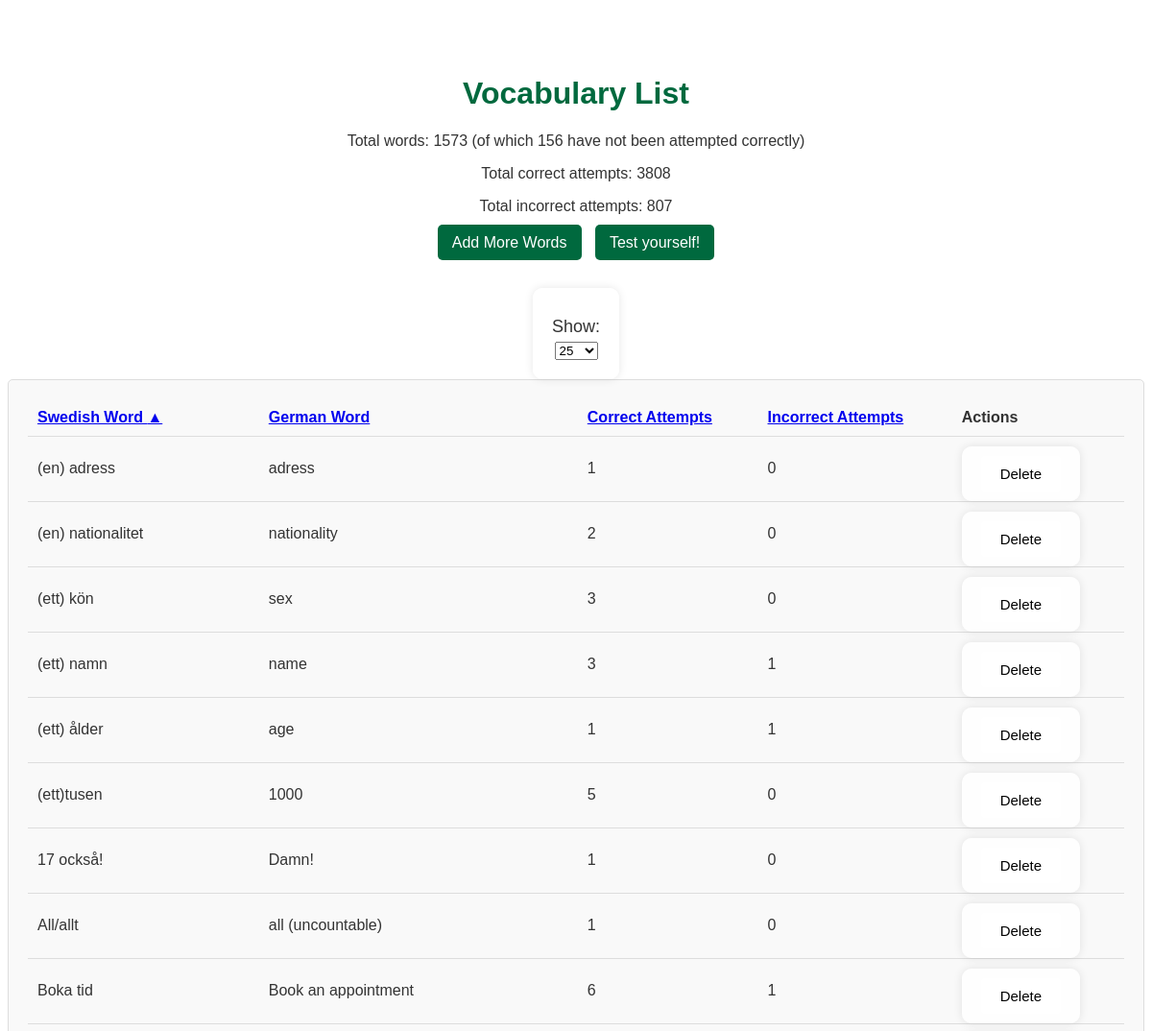
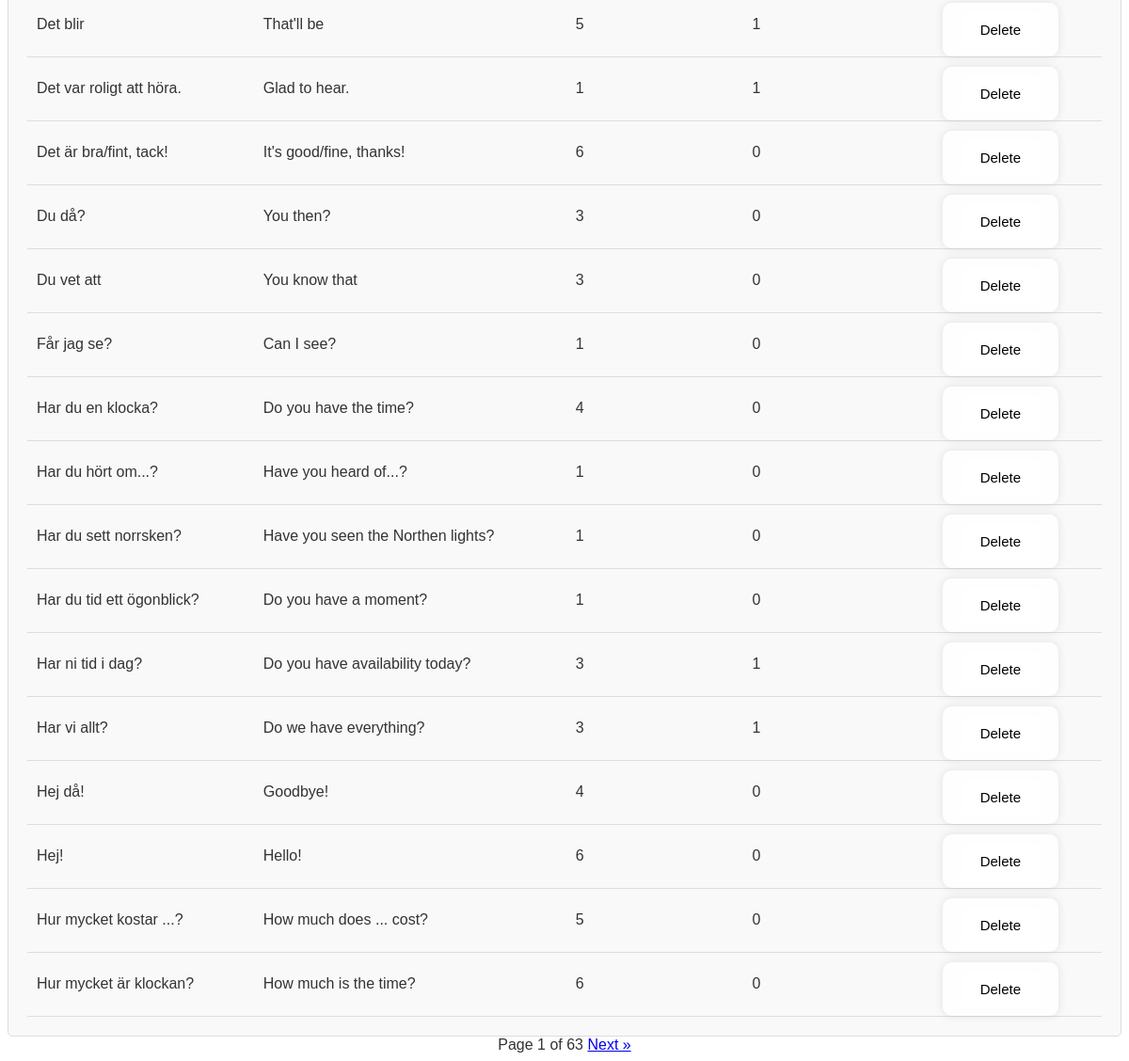
Screenshot of /vocabulary with the database file from the repository (2 pictures, top to bottom).
### tables this page shows
CREATE TABLE vocabulary (
                id INTEGER PRIMARY KEY AUTOINCREMENT,
                swedish_word TEXT NOT NULL,
                german_word TEXT NOT NULL
            );

### app.py (the view)
@app.route('/vocabulary')
def vocabulary():
    sort_by = request.args.get('sort_by', 'swedish_word')
    sort_order = request.args.get('sort_order', 'asc')
    per_page = int(request.args.get('per_page', 25))  # Default to 25 items per page
    page = int(request.args.get('page', 1))
    offset = (page - 1) * per_page
    with sqlite3.connect('database.db') as conn:
        cursor = conn.cursor()
        cursor.execute('SELECT COUNT(*) FROM vocabulary')
        total_items = cursor.fetchone()[0]
        query = f'''
            SELECT v.swedish_word, v.german_word,
                   COALESCE(a.correct_attempts, 0) AS correct_attempts,
                   COALESCE(a.incorrect_attempts, 0) AS incorrect_attempts,
                   v.id
            FROM vocabulary v
            LEFT JOIN attempts a ON v.id = a.word_id
            ORDER BY {sort_by} {sort_order}
            LIMIT ? OFFSET ?
        '''
        cursor.execute(query, (per_page, offset))
        words = cursor.fetchall()
        cursor.execute('SELECT COUNT(*), SUM(correct_attempts), SUM(incorrect_attempts) FROM attempts')
        totals = cursor.fetchone()
        total_words = totals[0]
        total_correct_attempts = totals[1] if totals[1] is not None else 0
        total_incorrect_attempts = totals[2] if totals[2] is not None else 0
        cursor.execute('SELECT COUNT(*) FROM vocabulary v LEFT JOIN attempts a ON v.id = a.word_id WHERE a.correct_attempts = 0')
        not_guessed_correctly = cursor.fetchone()[0]
    total_pages = (total_items + per_page - 1) // per_page  # Calculate total pages
    return render_template('vocabulary.html',
                           words=words,
                           page=page,
                           per_page=per_page,
                           total_pages=total_pages,
                           total_words=total_words,
                           total_correct_attempts=total_correct_attempts,
                           total_incorrect_attempts=total_incorrect_attempts,
                           not_guessed_correctly=not_guessed_correctly,
                           sort_by=sort_by,
                           sort_order=sort_order)

### templates/vocabulary.html (shortened to what this page needs)
<!DOCTYPE html>
<html lang="en">
<head>
    <link rel="stylesheet" href="{{ url_for('static', filename='style.css') }}">
</head>
<body>
    <center>
        <h1>Vocabulary List</h1>
        <p>Total words: {{ total_words }} (of which {{ not_guessed_correctly }} have not been attempted correctly)</p>
        <p>Total correct attempts: {{ total_correct_attempts }}</p>
        <p>Total incorrect attempts: {{ total_incorrect_attempts }}</p>
        <nav>
            <a href="{{ url_for('index') }}">Add More Words</a>
            <a href="{{ url_for('test') }}">Test yourself!</a>
        </nav>
        <form method="get" action="{{ url_for('vocabulary') }}">
            <label for="per_page">Show:</label>
            <select name="per_page" id="per_page" onchange="this.form.submit()">
                <option value="25" {% if per_page == 25 %}selected{% endif %}>25</option>
            </select>
        </form>
        <div class="section-content active">
            <table class="content-table">
                <thead>
                    <tr>
                        <th>
                            <a href="{{ url_for('vocabulary', sort_by='swedish_word', sort_order='asc' if sort_by != 'swedish_word' or sort_order == 'desc' else 'desc', per_page=per_page) }}">
                                Swedish Word {% if sort_by == 'swedish_word' %}{{ '▲' if sort_order == 'asc' else '▼' }}{% endif %}
                            </a>
                        </th>
                        <th>
                            <a href="{{ url_for('vocabulary', sort_by='german_word', sort_order='asc' if sort_by != 'german_word' or sort_order == 'desc' else 'desc', per_page=per_page) }}">
                                German Word {% if sort_by == 'german_word' %}{{ '▲' if sort_order == 'asc' else '▼' }}{% endif %}
                            </a>
                        </th>
                        <th>
                            <a href="{{ url_for('vocabulary', sort_by='correct_attempts', sort_order='asc' if sort_by != 'correct_attempts' or sort_order == 'desc' else 'desc', per_page=per_page) }}">
                                Correct Attempts {% if sort_by == 'correct_attempts' %}{{ '▲' if sort_order == 'asc' else '▼' }}{% endif %}
                            </a>
                        </th>
                        <th>
                            <a href="{{ url_for('vocabulary', sort_by='incorrect_attempts', sort_order='asc' if sort_by != 'incorrect_attempts' or sort_order == 'desc' else 'desc', per_page=per_page) }}">
                                Incorrect Attempts {% if sort_by == 'incorrect_attempts' %}{{ '▲' if sort_order == 'asc' else '▼' }}{% endif %}
                            </a>
                        </th>
                        <th>Actions</th>
                    </tr>
                </thead>
                <tbody>
                    {% for swedish, german, correct_attempts, incorrect_attempts, word_id in words %}
                    <tr>
                        <td>{{ swedish }}</td>
                        <td>{{ german }}</td>
                        <td>{{ correct_attempts }}</td>
                        <td>{{ incorrect_attempts }}</td>
                        <td>
                            <form action="{{ url_for('delete_word', word_id=word_id) }}" method="post" style="display:inline;">
                                <button type="submit" class="delete-button">Delete</button>
                            </form>
                        </td>
                    </tr>
                    {% endfor %}
                </tbody>
            </table>
        </div>
        <div class="pagination">
            <span>Page {{ page }} of {{ total_pages }}</span>
            {% if page < total_pages %}
            <a href="{{ url_for('vocabulary', page=page+1, per_page=per_page, sort_by=sort_by, sort_order=sort_order) }}">Next &raquo;</a>
            {% endif %}
        </div>
    </center>
</body>
</html>

### static/style.css (style rules this page uses)
body { font-family: Arial, sans-serif; background: url('/static/Images/SwedishHut.jpg') no-repeat center center fixed; background-size: cover; color: #333; text-align: center; padding-top: 50px; }
h1 { color: #00693e; }
form { display: inline-block; background: rgba(255, 255, 255, 0.8); padding: 20px; border-radius: 10px; box-shadow: 0 0 10px rgba(0, 0, 0, 0.1); }
label { display: block; margin: 10px 0 5px; font-size: 18px; }
button { padding: 10px 20px; font-size: 16px; color: #fff; background-color: #00693e; border: none; border-radius: 5px; cursor: pointer; margin-top: 10px; }
nav { margin-top: 20px; }
nav a { text-decoration: none; padding: 10px 15px; background-color: #00693e; color: #fff; border-radius: 5px; margin: 0 5px; }
.delete-button { padding: 3 2px; font-size: 15px; color: #000; background-color: #FFF; border: none; border-radius: 3px; cursor: pointer; }
.content-table { width: 100%; border-collapse: collapse; }
.content-table th, .content-table td { padding: 10px; text-align: left; border-bottom: 1px solid #ddd; }
.section-content { display: none; background-color: #f9f9f9; padding: 20px; border: 1px solid #ddd; border-radius: 5px; }
.section-content.active { display: block; }

### rows the page displays
vocabulary: swedish_word "(en) adress", german_word "adress", correct_attempts "1", incorrect_attempts "0"
vocabulary: swedish_word "(en) nationalitet", german_word "nationality", correct_attempts "2", incorrect_attempts "0"
vocabulary: swedish_word "(ett) kön", german_word "sex", correct_attempts "3", incorrect_attempts "0"
vocabulary: swedish_word "(ett) namn", german_word "name", correct_attempts "3", incorrect_attempts "1"
vocabulary: swedish_word "(ett) ålder", german_word "age", correct_attempts "1", incorrect_attempts "1"
vocabulary: swedish_word "(ett)tusen", german_word "1000", correct_attempts "5", incorrect_attempts "0"
vocabulary: swedish_word "17 också!", german_word "Damn!", correct_attempts "1", incorrect_attempts "0"
vocabulary: swedish_word "All/allt", german_word "all (uncountable)", correct_attempts "1", incorrect_attempts "0"
vocabulary: swedish_word "Boka tid", german_word "Book an appointment", correct_attempts "6", incorrect_attempts "1"
vocabulary: swedish_word "Det blir", german_word "That'll be", correct_attempts "5", incorrect_attempts "1"
vocabulary: swedish_word "Det var roligt att höra.", german_word "Glad to hear.", correct_attempts "1", incorrect_attempts "1"
vocabulary: swedish_word "Det är bra/fint, tack!", german_word "It's good/fine, thanks!", correct_attempts "6", incorrect_attempts "0"
vocabulary: swedish_word "Du då?", german_word "You then?", correct_attempts "3", incorrect_attempts "0"
vocabulary: swedish_word "Du vet att", german_word "You know that", correct_attempts "3", incorrect_attempts "0"
vocabulary: swedish_word "Får jag se?", german_word "Can I see?", correct_attempts "1", incorrect_attempts "0"
vocabulary: swedish_word "Har du en klocka?", german_word "Do you have the time?", correct_attempts "4", incorrect_attempts "0"
vocabulary: swedish_word "Har du hört om...?", german_word "Have you heard of...?", correct_attempts "1", incorrect_attempts "0"
vocabulary: swedish_word "Har du sett norrsken?", german_word "Have you seen the Northen lights?", correct_attempts "1", incorrect_attempts "0"
vocabulary: swedish_word "Har du tid ett ögonblick?", german_word "Do you have a moment?", correct_attempts "1", incorrect_attempts "0"
vocabulary: swedish_word "Har ni tid i dag?", german_word "Do you have availability today?", correct_attempts "3", incorrect_attempts "1"
vocabulary: swedish_word "Har vi allt?", german_word "Do we have everything?", correct_attempts "3", incorrect_attempts "1"
vocabulary: swedish_word "Hej då!", german_word "Goodbye!", correct_attempts "4", incorrect_attempts "0"
vocabulary: swedish_word "Hej!", german_word "Hello!", correct_attempts "6", incorrect_attempts "0"
vocabulary: swedish_word "Hur mycket kostar ...?", german_word "How much does ... cost?", correct_attempts "5", incorrect_attempts "0"
vocabulary: swedish_word "Hur mycket är klockan?", german_word "How much is the time?", correct_attempts "6", incorrect_attempts "0"

### other values shown
{{ total_words }} "1573"
{{ not_guessed_correctly }} "156"
{{ total_correct_attempts }} "3808"
{{ total_incorrect_attempts }} "807"
{{ '▲' if sort_order == 'asc' else '▼' }} "▲"
{{ page }} "1"
{{ total_pages }} "63"
